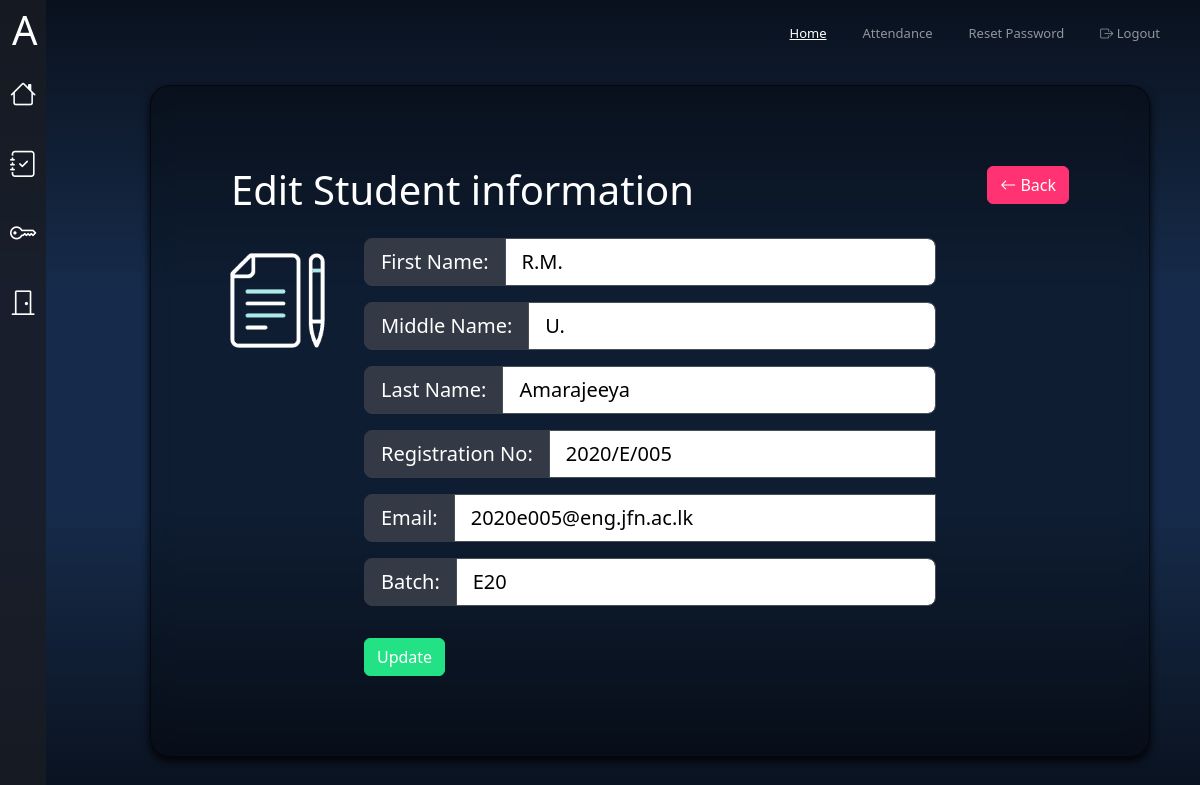
Screenshot of /Student_Dashboard/Update.php?Email=2020e005@eng.jfn.ac.lk (signed in) with the database file from the repository.
### tables this page shows
CREATE TABLE `student` (
  `RegNo` varchar(100) NOT NULL,
  `Email` varchar(100) NOT NULL,
  `Password` varchar(100) NOT NULL,
  `FirstName` varchar(100) NOT NULL,
  `MidName` varchar(100) NOT NULL,
  `LastName` varchar(100) NOT NULL,
  `Batch` varchar(100) NOT NULL,
  `MA-Approval` varchar(100) NOT NULL
);

### Student_Dashboard/Update.php (the view, shortened to what this page needs)
<!DOCTYPE html>
<html lang="en" data-bs-theme="dark">
<head>
  <link href="https://cdn.jsdelivr.net/npm/bootstrap@5.3.0/dist/css/bootstrap.min.css" rel="stylesheet">
  <link href="https://cdn.jsdelivr.net/npm/bootstrap-icons/font/bootstrap-icons.css" rel="stylesheet">
  <link href="custom-styles.css" rel="stylesheet">
</head>
<body>
  <div class="sidebar">
    <ul class="nav flex-column">
        <li class="nav-item">
        <a class="nav-link" href="Student_index.php" data-bs-toggle="tooltip" data-bs-placement="right" title="Home">
            <i class="bi bi-house"></i>
        </a>
        </li>
        <li class="nav-item">
        <a class="nav-link" href="Student_Attendance/Attendance.php" data-bs-toggle="tooltip" data-bs-placement="right" title="Attendance">
            <i class="bi bi-journal-check"></i>
        </a>
        </li>
        <li class="nav-item">
        <a class="nav-link" href="Student_Password_Reset/Password_Reset.php" data-bs-toggle="tooltip" data-bs-placement="right" title="Password Reset">
            <i class="bi bi-key"></i>
        </a>
        </li>
        <li class="nav-item">
        <a class="nav-link" href="../Login_Student/logout.php" data-bs-toggle="tooltip" data-bs-placement="right" title="Logout">
            <i class="bi bi-door-closed"></i>
        </a>
        </li>
    </ul>
  </div>
  <nav class="navbar navbar-expand-lg navbar-dark bg-dark">
    <div class="container-fluid">
      <a class="navbar-brand" href="#"><h1 class="my-10">A</h1></a>
      <div class="collapse navbar-collapse" id="navbarNav">
        <ul class="navbar-nav ms-auto">
          <li class="nav-item">
            <a class="nav-link active " aria-current="page" href="Student_index.php">Home</a>
          </li>
          <li class="nav-item">
            <a class="nav-link " href="Student_Attendance/Attendance.php">Attendance</a>
          </li>
          <li class="nav-item">
            <a class="nav-link " href="Student_Password_Reset/Password_Reset.php">Reset Password</a>
          </li>
          <li class="nav-item">
            <a class="nav-link btn btn-outline-danger btn-sm" href="../Login_Student/logout.php"><span class="bi bi-box-arrow-right"></span> Logout</a>
          </li>
        </ul>
      </div>
    </div>
  </nav>
<div class="content">
  <div class="card head-card glass-effect p-5">
    <div class="card-body">
        <header class="d-flex justify-content-between my-3 mx-3">
            <h1 >Edit Student information</h1>
            <div>
                <a href="Student_index.php" class="btn btn-danger"><i class="bi bi-arrow-left"></i> Back</a>
            </div>
        </header>
        <?php
            if(isset($_GET["Email"])){
                $email = $_GET["Email"];
                include("connect.php") ;
                $sql="SELECT * FROM student WHERE Email ='$email'";
                $result = mysqli_query($conn,$sql);
                $row = mysqli_fetch_array($result);
        ?>
        <div class="row">
                <div class="col-md-2">
                <img src="../icons/anim-b/edit.gif" class="img-fluid rounded" alt="Image">
                </div>
        <div class="col-md-8">
        <form method="post" action="Update.php">
            <div class="input-group input-group-lg mb-3">
                <span class="input-group-text">First Name:</span>
                <input type="text" class="form-control" name="firstName" value="<?php echo $row["FirstName"]; ?>" required>
            </div>
            <div class="input-group input-group-lg mb-3">
                <span class="input-group-text">Middle Name:</span>
                <input type="text" class="form-control" name="midName" value="<?php echo $row["MidName"]; ?>" required>
            </div>
            <div class="input-group input-group-lg mb-3">
                <span class="input-group-text">Last Name:</span>
                <input type="text" class="form-control" name="lastName" value="<?php echo $row["LastName"]; ?>" required>
            </div>
            <div class="input-group input-group-lg mb-3">
                <span class="input-group-text">Registration No:</span>
                <input type="text" class="form-control" name="regNo" value="<?php echo $row["RegNo"]; ?>" disabled>
            </div>
            <div class="input-group input-group-lg mb-3">
                <span class="input-group-text">Email:</span>
                <input type="email" class="form-control" name="email" value="<?php echo $row["Email"]; ?>" disabled>
            </div>
            <div class="input-group input-group-lg mb-3">
                <span class="input-group-text">Batch:</span>
                <input type="text" class="form-control" name="batch" value="<?php echo $row["Batch"]; ?>" required>
            </div>
            <button type="submit" class="btn btn-success my-3">Update</button>
        </form>
        </div>
        <?php
        }
        ?>
    </div>
  </div>
</div>
</body>
</html>

### Student_Dashboard/custom-styles.css (style rules this page uses)
:root { --bs-body-bg: rgba(232, 249, 255, 0.918); --bs-body-color: #242424; --bs-link-color: #c595ff; --bs-primary:#0071c5; --bs-success: #22e285; --bs-danger: #ff3273; }
.btn-success { background-color: var(--bs-success); border-color: var(--bs-success); }
.btn-danger { background-color: var(--bs-danger); border-color: var(--bs-danger); }
body { background-image: linear-gradient(to bottom, #09111e, #0d1829, #101e34, #13253f, #162b4b, #162b4b, #162b4b, #162b4b, #13253f, #101e34, #0d1829, #09111e); background-size: cover; background-position: center; height: 100vh; display: flex; }
.sidebar { position: fixed; top: 0; bottom: 0; left: 0; z-index: 100; padding: 60px 0 0; background-color: rgba(25, 28, 36, 0.8); }
.navbar { position: fixed; top: 0; right: 0; left: 0; z-index: 1030; padding: 1px 0; background-color: transparent !important; }
.content { margin-top: 65px; margin-left: 150px; width: calc(100% - 200px); }
.navbar-brand, .nav-link { font-size: 13px; }
.sidebar .nav-link { color: #fff; font-size: 35px; padding: 15px 10px; text-align: center; }
.sidebar .nav-link i { font-size: 0.75em; display: block; }
nav ul { list-style: none; padding: 0; display: flex; }
nav ul li { margin-right: 20px; }
nav ul li a { text-decoration: none; color: black; position: relative; display: inline-block; padding-bottom: 5px; }
nav ul li a::after { content: ''; position: absolute; left: 0; bottom: 0; height: 2px; width: 100%; background-color: white; transform: scaleX(0); transform-origin: right; transition: transform 0.3s ease; }
.navbar-nav .nav-link.active { text-decoration: underline; }
input[type="text"], input[type="email"], input[type="password"], textarea, select { background-color: white !important; color: black !important; }
input::placeholder, textarea::placeholder, select::placeholder { color: black !important; }
.input-group-text { background-color: #343946; color: white; border: 1px solid #343946; }
.head-card img { max-height: 600px; }
.head-card { background: rgba(0, 0, 0, 0.5); color:white; backdrop-filter: blur(10px); box-shadow: 0px 4px 8px rgba(0, 0, 0, 0.9); }
.glass-effect { background: rgba(0, 0, 0, 0.32); color:white; backdrop-filter: blur(10px); -webkit-backdrop-filter: blur(10px); margin-top:20px; border-radius: 20px; border: 1px solid rgba(0, 0, 0, 0.53); }

### rows the page displays
student: firstName "R.M.", midName "U.", lastName "Amarajeeya", regNo "2020/E/005", email "2020e005@eng.jfn.ac.lk", batch "E20"
